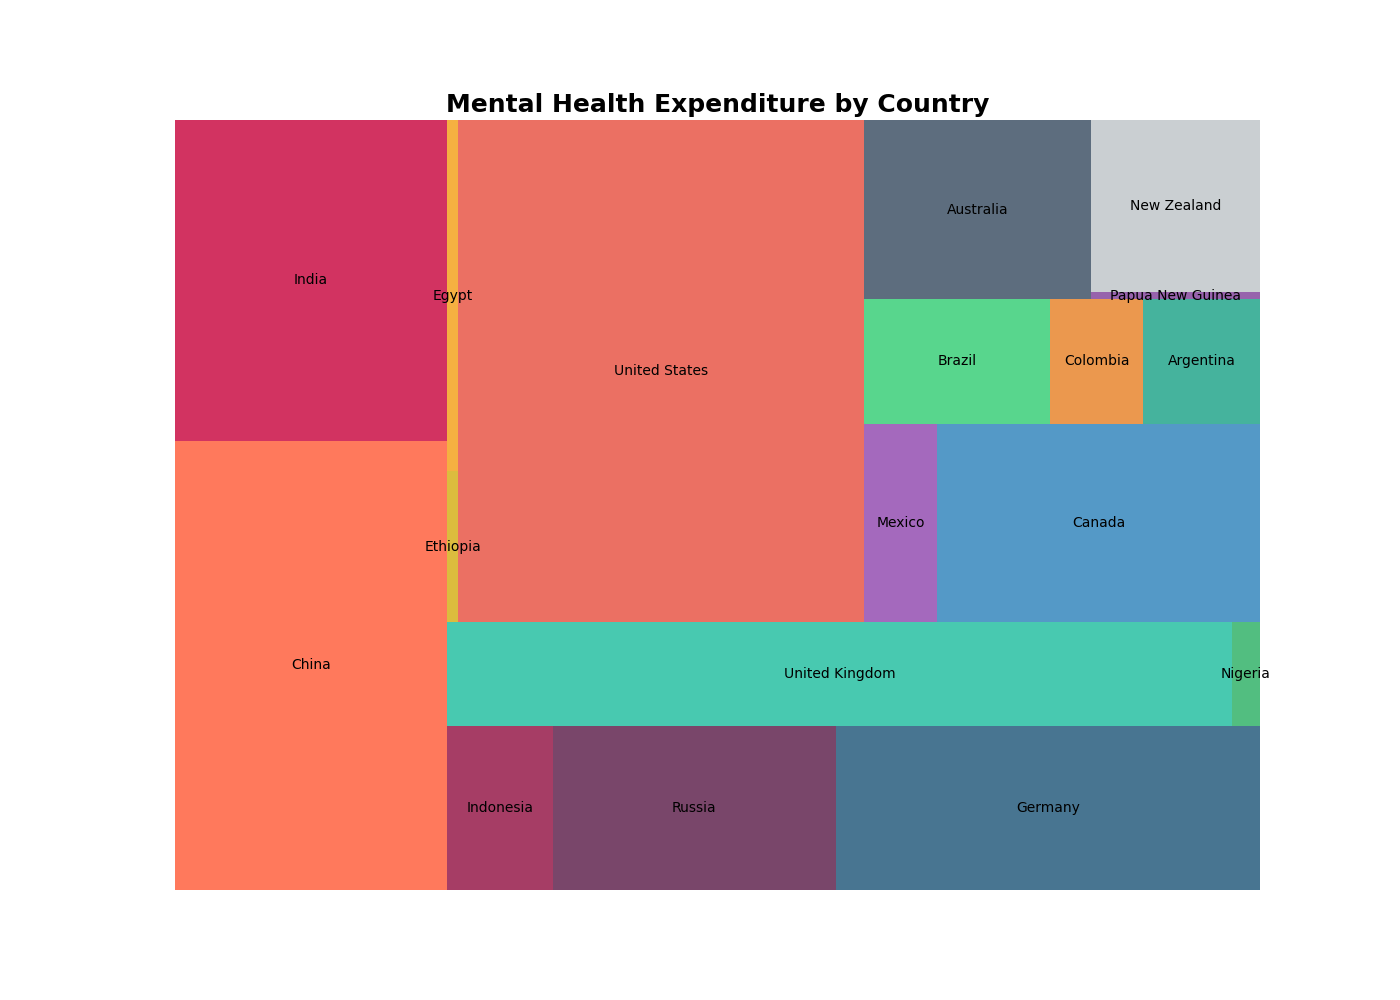

Source code (Python):

import matplotlib.pyplot as plt
import pandas as pd
import squarify

data = {
    'Continent': ['Asia', 'Asia', 'Asia', 'Europe', 'Europe', 'Europe', 'Africa', 'Africa', 'Africa',
                  'North America', 'North America', 'North America', 'South America', 'South America',
                  'South America', 'Oceania', 'Oceania', 'Oceania'],
    'Country': ['China', 'India', 'Indonesia', 'Russia', 'Germany', 'United Kingdom', 'Nigeria',
                'Ethiopia', 'Egypt', 'United States', 'Mexico', 'Canada', 'Brazil', 'Colombia',
                'Argentina', 'Australia', 'Papua New Guinea', 'New Zealand'],
    'Mental_Health_Expenditure': [21000, 15000, 3000, 8000, 12000, 14000, 500,
                                  300, 700, 35000, 2500, 11000, 4000, 2000,
                                  2500, 7000, 200, 5000]
}

df = pd.DataFrame(data)

plt.figure(figsize=(14, 10))
colors = ['#FF5733', '#C70039', '#900C3F', '#581845', '#1A5276', '#1ABC9C',
          '#27AE60', '#D4AC0D', '#F39C12', '#E74C3C', '#8E44AD', '#2980B9',
          '#2ECC71', '#E67E22', '#16A085', '#34495E', '#7D3C98', '#BDC3C7']
squarify.plot(sizes=df['Mental_Health_Expenditure'], label=df['Country'], color=colors, alpha=0.8)
plt.title('Mental Health Expenditure by Country', fontsize=18, fontweight='bold')
plt.axis('off')

plt.show()
